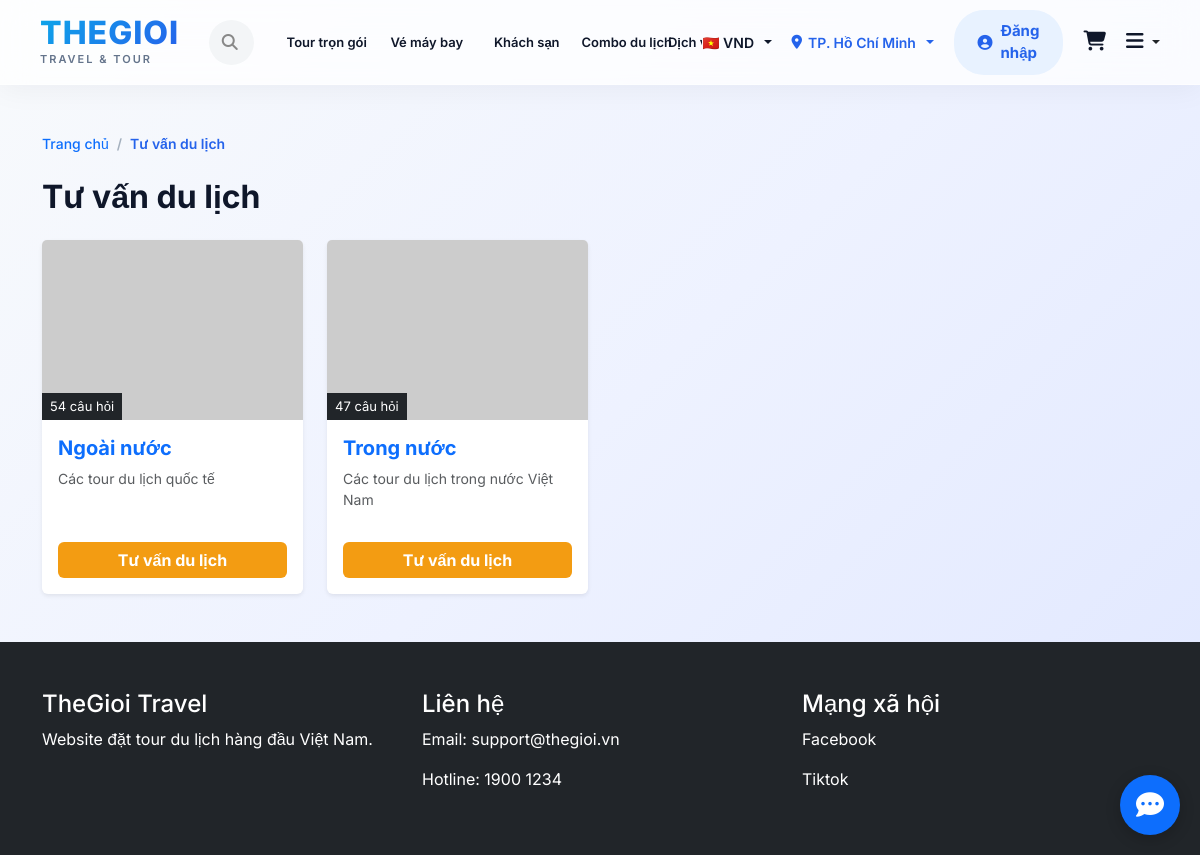
The page /travel-booking/faq.php on the database its author committed.
### tables this page shows
CREATE TABLE `destinations` (
  `id` bigint(20) NOT NULL,
  `name` varchar(255) NOT NULL,
  `slug` varchar(255) DEFAULT NULL,
  `description` text DEFAULT NULL,
  `image_url` text DEFAULT NULL,
  `created_at` timestamp NOT NULL DEFAULT current_timestamp()
);

### travel-booking/faq.php (the view, shortened to what this page needs)
<?php
require 'includes/db.php';
include 'includes/header.php';
$sql = "SELECT * FROM destinations ORDER BY name ASC";
$result = mysqli_query($conn, $sql);
?>
<div class="container py-5">
    <nav aria-label="breadcrumb" class="mb-4">
        <ol class="breadcrumb custom-breadcrumb">
            <li class="breadcrumb-item"><a href="index.php" class="text-primary text-decoration-none">Trang chủ</a></li>
            <li class="breadcrumb-item active" aria-current="page">Tư vấn du lịch</li>
        </ol>
    </nav>
    <h2 class="mb-4 fw-bold">Tư vấn du lịch</h2>
    <div class="row g-4">
        <?php if (mysqli_num_rows($result) > 0): ?>
            <?php while ($dest = mysqli_fetch_assoc($result)): ?>
                <?php
                $question_count = ($dest['id'] * 7) % 50 + 40;
                ?>
                <div class="col-md-3">
                    <div class="card h-100 border-0 shadow-sm destination-advice-card">
                        <div class="position-relative">
                            <img src="<?= htmlspecialchars($dest['image_url']) ?>"
                                 alt="<?= htmlspecialchars($dest['name']) ?>"
                                 class="card-img-top object-fit-cover"
                                 style="height: 180px;"
                                 onerror="this.src='https://picsum.photos/600/400?random=<?= $dest['id'] ?>'">
                            <div class="position-absolute bottom-0 start-0 bg-dark text-white px-2 py-1 m-0" style="font-size: 13px;">
                                <?= $question_count ?> câu hỏi
                            </div>
                        </div>
                        <div class="card-body d-flex flex-column">
                            <h5 class="card-title fw-bold text-primary mb-2"><?= htmlspecialchars($dest['name']) ?></h5>
                            <p class="card-text text-muted flex-grow-1" style="font-size: 14px; display: -webkit-box; -webkit-line-clamp: 4; -webkit-box-orient: vertical; overflow: hidden;">
                                <?= htmlspecialchars($dest['description'] ?? 'Thông tin tư vấn du lịch và giải đáp các thắc mắc thường gặp về địa điểm này sẽ giúp bạn có một chuyến đi tuyệt vời nhất.') ?>
                            </p>
                            <a href="tours.php?destination=<?= urlencode($dest['name']) ?>" class="btn btn-warning fw-bold text-white w-100 mt-3" style="background-color: #f39c12; border: none;">Tư vấn du lịch</a>
                        </div>
                    </div>
                </div>
            <?php endwhile; ?>
        <?php else: ?>
            <div class="col-12 text-center py-5">
                <p class="text-muted">Chưa có thông tin điểm đến nào.</p>
            </div>
        <?php endif; ?>
    </div>
</div>
<?php include 'includes/footer.php'; ?>

### travel-booking/assets/css/style.css (style rules this page uses)
:root { --primary-color: #2563eb; --primary-gradient: linear-gradient(135deg, #0ea5e9 0%, #2563eb 100%); --secondary-color: #f0f7ff; --text-color: #0f172a; --text-light: #64748b; --border-color: #e2e8f0; --card-shadow: 0 10px 30px rgba(15, 23, 42, 0.05); --hover-shadow: 0 20px 40px rgba(37, 99, 235, 0.15); --transition: all 0.4s cubic-bezier(0.16, 1, 0.3, 1); }
body { font-family: 'Inter', sans-serif; color: var(--text-color); background: linear-gradient(135deg, #f8fafc 0%, #eef2ff 50%, #e0e7ff 100%); background-attachment: fixed; margin: 0; padding-top: 85px; }
.custom-breadcrumb { background: transparent; padding: 0; margin-bottom: 0; font-size: 14px; font-weight: 500; }
.custom-breadcrumb a { color: #4b6584; text-decoration: none; transition: var(--transition); }
.custom-breadcrumb .breadcrumb-item.active { color: var(--primary-color); font-weight: 600; }
.custom-breadcrumb .breadcrumb-item + .breadcrumb-item::before { content: "/"; color: #a4b0be; }

### travel-booking/faq.php (style rules this page uses)
.destination-advice-card { transition: transform 0.2s ease, box-shadow 0.2s ease; }

### rows shown on the page
destinations: id "54", name "Ngoài nước", description "Các tour du lịch quốc tế"
destinations: id "47", name "Trong nước", description "Các tour du lịch trong nước Việt Nam"

### other values the page prints
$currencies[$current_currency] "🇻🇳 VND"
$locations[$current_location] "TP. Hồ Chí Minh"
